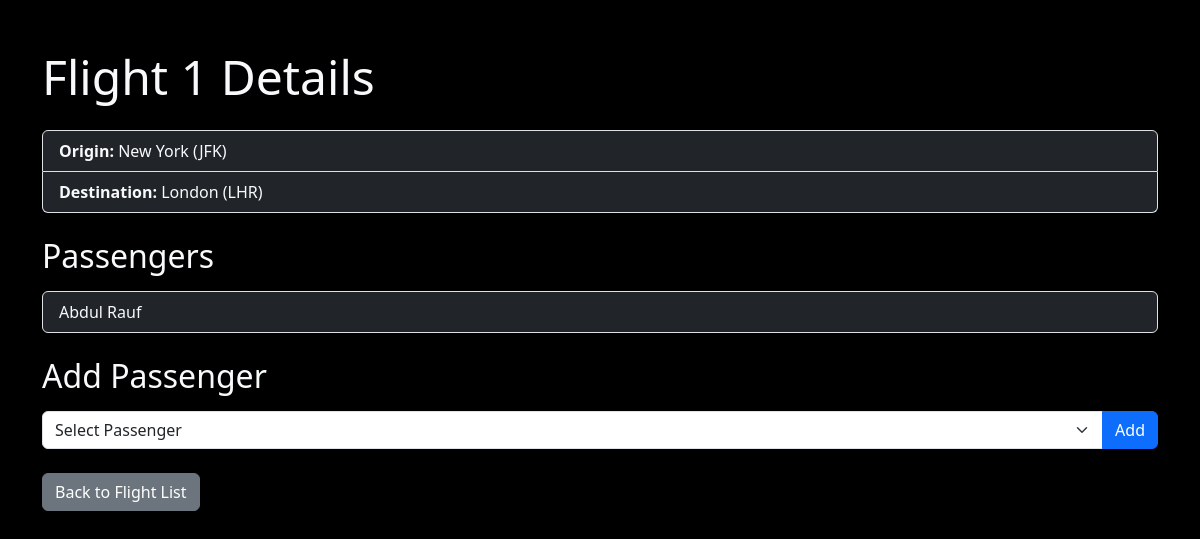
The app's page /flights/1, older data.
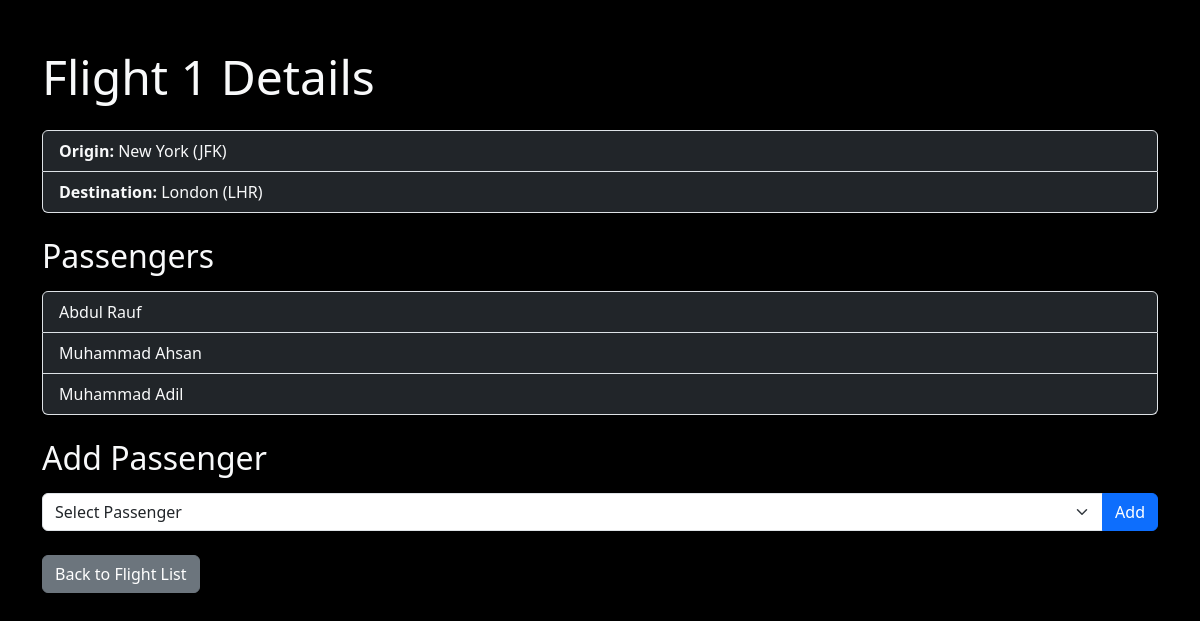
The same page, newer data.
### flights/models.py (models this page shows)
class Passenger(models.Model):
    first = models.CharField(max_length=64)
    last = models.CharField(max_length=64)
    flights = models.ManyToManyField(Flight , blank=True, related_name="passengers")
    def __str__(self):
        return f'{self.first} {self.last}'

### flights/views.py (the view)
# urls.py: path("<int:flight_id>", views.flight, name="flight"),
def flight(request , flight_id):
    flight = Flight.objects.get(pk=flight_id)
    return render(request, "flights/flight.html",{
        "flight":flight,
        "passengers": flight.passengers.all(),
        "non_passengers":Passenger.objects.exclude(flights=flight).all()
    })

### flights/models.py (called while the page is built)
    def __str__(self):
        return f"{self.city} ({self.code})"

### flights/templates/flights/flight.html (shortened to what this page needs)
{% extends "flights/layout.html" %}
{% block body %}
<div class="container my-5">
    <h1 class="display-5 text-light mb-4">Flight {{ flight.id }} Details</h1>
    <ul class="list-group mb-4">
        <li class="list-group-item bg-dark text-light">
            <strong>Origin:</strong> {{ flight.origin }}
        </li>
        <li class="list-group-item bg-dark text-light">
            <strong>Destination:</strong> {{ flight.destination }}
        </li>
    </ul>
    <h2 class="text-light mb-3">Passengers</h2>
    <ul class="list-group mb-4">
        {% for passenger in passengers %}
            <li class="list-group-item bg-dark text-light">{{ passenger }}</li>
        {% empty %}
            <li class="list-group-item bg-dark text-light">No passengers.</li>
        {% endfor %}
    </ul>
    <h2 class="text-light mb-3">Add Passenger</h2>
    <form action="{% url 'book' flight.id %}" method="post" class="mb-4">
        <div class="input-group">
            <select class="form-select" name="passenger" required>
                <option selected disabled>Select Passenger</option>
            </select>
            <button type="submit" class="btn btn-primary">Add</button>
        </div>
    </form>
    <a href="{% url 'index' %}" class="btn btn-secondary">Back to Flight List</a>
</div>
{% endblock %}

Row changes from the older to the newer data that the page shows:
now on this page (row unchanged): Passenger: first+last "Muhammad Ahsan"
added Passenger: first+last "Muhammad Adil"
